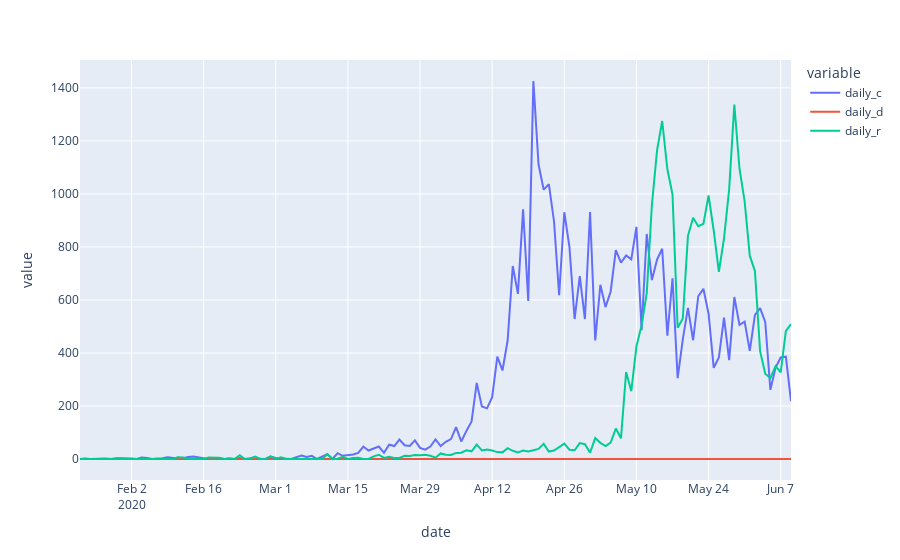

The code cell stored with this chart in its notebook:
### Code cell
fig.show()

### Figure 1 — Plotly figure (JSON) as saved in the notebook; plotly's stock layout.template omitted (floating-point values rounded to 4 significant figures; data arrays with more than 128 entries replaced by an {"elided": "..."} marker saying what was removed)
{"data": [{"hovertemplate": "variable=daily_c<br>date=%{x}<br>value=%{y}<extra></extra>", "legendgroup": "daily_c", "line": {"color": "#636efa", "dash": "solid"}, "mode": "lines", "name": "daily_c", "orientation": "v", "showlegend": true, "type": "scatter", "x": {"elided": "139 str values"}, "xaxis": "x", "y": {"elided": "139 int values"}, "yaxis": "y"}, {"hovertemplate": "variable=daily_d<br>date=%{x}<br>value=%{y}<extra></extra>", "legendgroup": "daily_d", "line": {"color": "#EF553B", "dash": "solid"}, "mode": "lines", "name": "daily_d", "orientation": "v", "showlegend": true, "type": "scatter", "x": {"elided": "139 str values"}, "xaxis": "x", "y": {"elided": "139 int values"}, "yaxis": "y"}, {"hovertemplate": "variable=daily_r<br>date=%{x}<br>value=%{y}<extra></extra>", "legendgroup": "daily_r", "line": {"color": "#00cc96", "dash": "solid"}, "mode": "lines", "name": "daily_r", "orientation": "v", "showlegend": true, "type": "scatter", "x": {"elided": "139 str values"}, "xaxis": "x", "y": {"elided": "139 int values"}, "yaxis": "y"}], "layout": {"autosize": true, "legend": {"title": {"text": "variable"}, "tracegroupgap": 0}, "margin": {"t": 60}, "xaxis": {"anchor": "y", "autorange": true, "domain": [0, 1], "range": ["2020-01-23", "2020-06-09"], "title": {"text": "date"}, "type": "date"}, "yaxis": {"anchor": "x", "autorange": true, "domain": [0, 1], "range": [-79.22, 1505.0], "title": {"text": "value"}, "type": "linear"}}}
